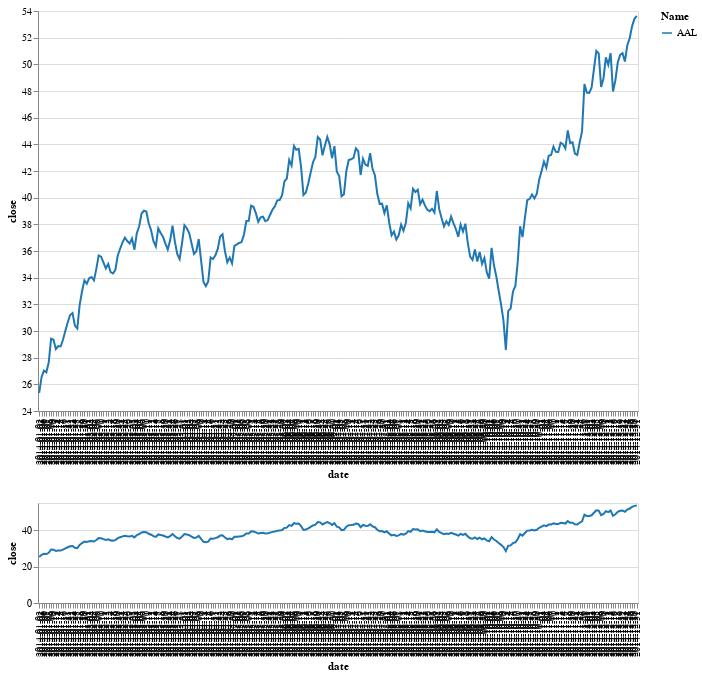

Write notebook code for a chart like this one.
### Code cell
c_detail&c

### Figure 1 — Vega-Lite specification as saved in the notebook (floating-point values rounded to 4 significant figures; data arrays with more than 128 entries replaced by an {"elided": "..."} marker saying what was removed)
{"config": {"view": {"continuousWidth": 400, "continuousHeight": 300}}, "vconcat": [{"mark": "line", "encoding": {"color": {"type": "nominal", "field": "Name", "scale": {"scheme": "category20"}}, "x": {"type": "nominal", "field": "date"}, "y": {"type": "quantitative", "field": "close", "scale": {"zero": false}}}, "height": 400, "transform": [{"filter": {"selection": "selector001"}}], "width": 600}, {"mark": "line", "encoding": {"color": {"type": "nominal", "field": "Name", "scale": {"scheme": "category20"}}, "x": {"type": "nominal", "field": "date"}, "y": {"type": "quantitative", "field": "close"}}, "height": 100, "selection": {"selector001": {"type": "interval", "encodings": ["x"]}}, "width": 600}], "data": {"name": "data-de006e7f8354f22ff45c91ca76c2f2c7"}, "$schema": "https://vega.github.io/schema/vega-lite/v4.8.1.json", "datasets": {"data-de006e7f8354f22ff45c91ca76c2f2c7": {"elided": "252 records"}}}
